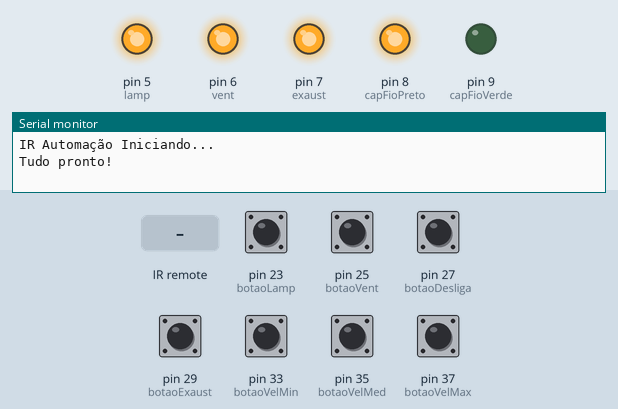
Simulated run of this sketch. Board: Arduino Mega 2560, built with avr-gcc and run on an emulated ATmega2560. Parts: output pins drawn as LEDs (lit = HIGH), the last lines printed to the serial monitor. Inputs (shaded band) come from the test bench; at power-on: pin 23 (botaoLamp), pin 25 (botaoVent), pin 27 (botaoDesliga), pin 29 (botaoExaust), pin 33 (botaoVelMin), pin 35 (botaoVelMed), pin 37 (botaoVelMax) HIGH.

Above: at 3.3 s.
3.4 s: infrared code 0x1A received
At 4.3 s:
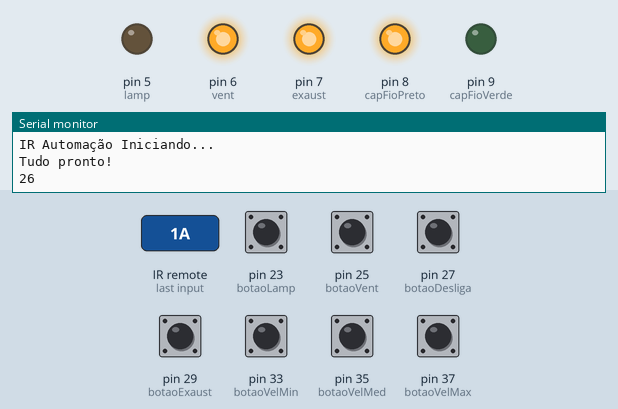
5.0 s: pin 25 (botaoVent) pulled LOW for 0.15 s
At 5.6 s:
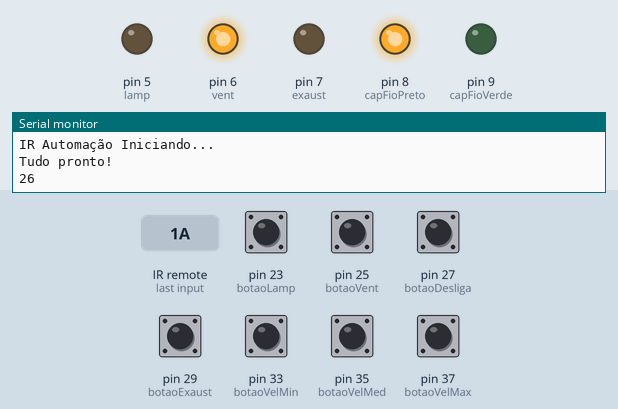
6.6 s: pin 23 (botaoLamp) pulled LOW for 0.15 s
At 7.8 s:
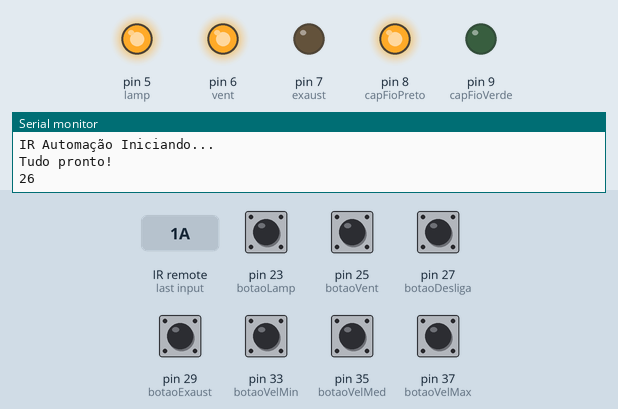
8.2 s: pin 33 (botaoVelMin) pulled LOW for 0.15 s
At 9.3 s:
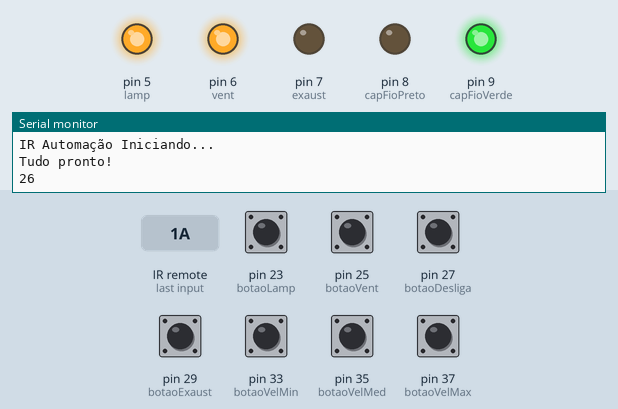
9.8 s: pin 27 (botaoDesliga) pulled LOW for 0.15 s
At 10.4 s:
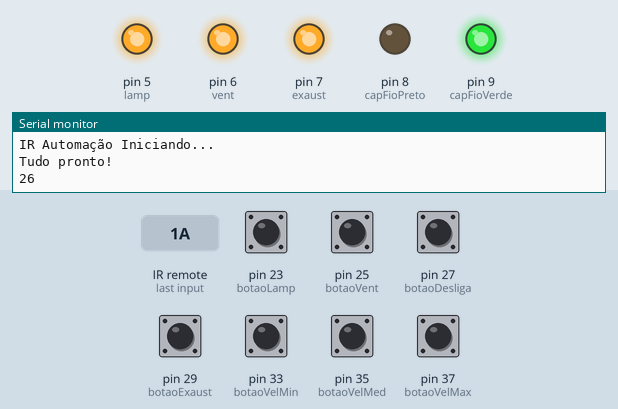
11.4 s: pin 37 (botaoVelMax) pulled LOW for 0.15 s
At 12.6 s:
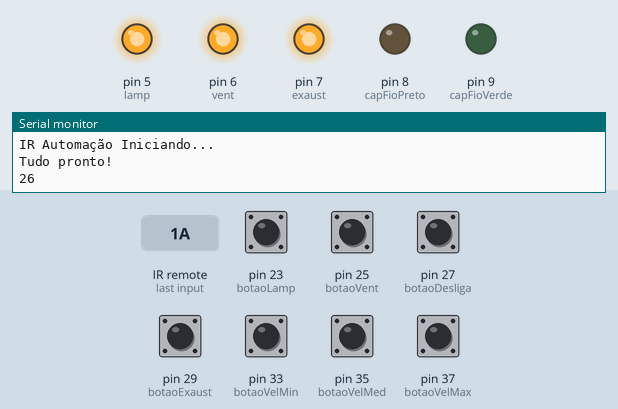
Timing chart, 0 to 14.0 s (numbered marks = the images above; inputs shaded):
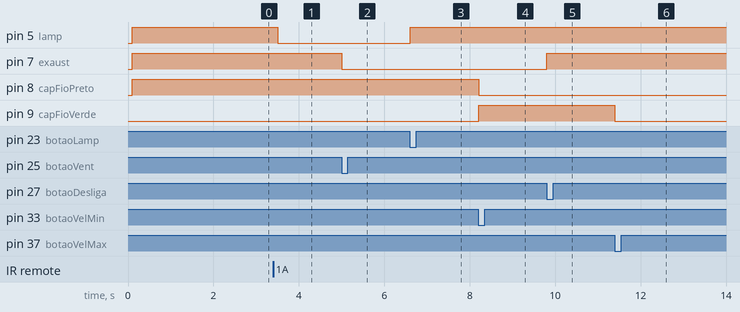

Measured:
- after the input at 3.4 s, pin 5 (lamp): HIGH → LOW after 0.10 s
- after the input at 5.0 s, pin 7 (exaust): HIGH → LOW at once
- after the input at 6.6 s, pin 5 (lamp): LOW → HIGH at once
- after the input at 8.2 s, pin 8 (capFioPreto): HIGH → LOW at once; pin 9 (capFioVerde): LOW → HIGH at once
- after the input at 9.8 s, pin 7 (exaust): LOW → HIGH at once
- after the input at 11.4 s, pin 9 (capFioVerde): HIGH → LOW at once

The sketch:

Automacao_Quarto_5.ino
```cpp
#include <IRremote.hpp>


#define botaoLamp 23
#define botaoVent 25
#define botaoDesliga 27
#define botaoExaust 29
#define botaoVelMin 33
#define botaoVelMed 35
#define botaoVelMax 37
#define capFioVerde 9
#define capFioPreto 8
#define exaust 7
#define vent 6
#define lamp 5
//#define ledR 33
//#define ledG 35
//#define ledB 37

const byte recep = 31;
int  cod, block, fila, y = 0;
unsigned long int t, tempoLeitura;
unsigned int tempoDeParada = 60000;  // tempo de parada das pás do ventilador/exaustor quando desligado

void setup()
{
   Serial.begin(115200);
   Serial.println("IR Automação Iniciando...");
   IrReceiver.begin(recep, DISABLE_LED_FEEDBACK);

   delay(100);


   pinMode(botaoLamp, INPUT_PULLUP);
   pinMode(botaoVent, INPUT_PULLUP);
   pinMode(botaoDesliga, INPUT_PULLUP);
   pinMode(botaoExaust, INPUT_PULLUP);
   pinMode(botaoVelMin, INPUT_PULLUP);
   pinMode(botaoVelMed, INPUT_PULLUP);
   pinMode(botaoVelMax, INPUT_PULLUP);

   pinMode(capFioVerde, OUTPUT);
   pinMode(capFioPreto, OUTPUT);
   pinMode(exaust, OUTPUT);
   pinMode(vent, OUTPUT);
   pinMode(lamp, OUTPUT);
 //pinMode(ledR, OUTPUT);
 //pinMode(ledG, OUTPUT);
 //pinMode(ledB, OUTPUT);

   digitalWrite(capFioVerde, LOW);
   digitalWrite(capFioPreto, HIGH);
   digitalWrite(exaust, HIGH);
   digitalWrite(vent, HIGH);
   digitalWrite(lamp, HIGH);
 //digitalWrite(ledR, HIGH);
 //digitalWrite(ledG, HIGH);
 //digitalWrite(ledB, HIGH);


   delay(2000);
   Serial.println("Tudo pronto!");
}

void loop()
{

//-------------------------------------------------------------- comandos usando os botões da parede ----------------------------------------------------------------//

   if(digitalRead(botaoLamp) == LOW){

     if((millis() - tempoLeitura) >= 500){

      alternar(lamp);
      tempoLeitura = millis();

     }
    }

    if(digitalRead(botaoVent) == LOW && digitalRead(botaoExaust) == HIGH){

     exaustor();

   }

   if(digitalRead(botaoExaust) == LOW && digitalRead(botaoVent) == HIGH){

     ventilador();

   }

   if(digitalRead(botaoDesliga) == LOW){

     desligapas();

   }

   if(digitalRead(botaoVelMin) == LOW){

    digitalWrite(capFioPreto, LOW);   // velocidade minima do ventilador/exaustor
    digitalWrite(capFioVerde, HIGH);

   }

   if(digitalRead(botaoVelMed) == LOW){

    digitalWrite(capFioPreto, HIGH);   // velocidade media do ventilador/exaustor
    digitalWrite(capFioVerde, LOW);

   }

   if(digitalRead(botaoVelMax) == LOW){

    digitalWrite(capFioPreto, LOW);   // velocidade maxima do ventilador/exaustor
    digitalWrite(capFioVerde, LOW);

   }


//---------------------------------------------------------------- comandos usando o controle ir --------------------------------------------------------------------//

   if (IrReceiver.decode())
   {
      cod = IrReceiver.decodedIRData.command;
      Serial.println(cod, DEC);
      delay(100);

      switch (cod){
        case 26:
           alternar(lamp);   // liga/desliga lampada
           break;
        case 31:
         /*
           alternar(ledR);   // liga/desliga led vermelho
           break;
        case 30:
           alternar(ledG);   // liga/desliga led verde
           break;
        case 9:
           alternar(ledB);   // liga/desliga led azul
           break;
        case 4:
           digitalWrite(ledR, LOW);   //deixa o led branco
           digitalWrite(ledG, LOW);
           digitalWrite(ledB, LOW);
           break;
        case 10:
           digitalWrite(ledR, HIGH);   //desliga o led
           digitalWrite(ledG, HIGH);
           digitalWrite(ledB, HIGH);
           break;
         */
        case 136:
           ventilador();   // liga o ventilador
           break;
        case 157:
           exaustor();   // liga o exaustor
           break;
        case 134:
           desligapas();   // desliga o ventilador/exaustor
           break;
        case 145:
           digitalWrite(capFioPreto, LOW);   // velocidade minima do ventilador/exaustor
           digitalWrite(capFioVerde, HIGH);
           break;
        case 16:
           digitalWrite(capFioPreto, HIGH);   // velocidade média do ventilador/exaustor
           digitalWrite(capFioVerde, LOW);
           break;
        case 139:
           digitalWrite(capFioPreto, LOW);   // velocidade máxima do ventilador/exaustor
           digitalWrite(capFioVerde, LOW);
           break;

      }

   }
   IrReceiver.resume();
   delay(10);

//---------------------------------------------------------- intertravamento ventilador/exaustor -------------------------------------------------------------------//

   switch(block){
    case 1:
      if (fila != 0 &&(millis() - t) >= tempoDeParada){

         block =0;
         y = 0;

      }
      break;

    case 2:
      if (fila != 0 &&(millis() - t) >= tempoDeParada){

        block = 0;
        y = 0;

      }
      break;
    case 3:
      if ((millis() - t) >= tempoDeParada){

         block = 0;
         y = 0;

      }
      break;

   }

    if((fila != 0) && (block == 0)){

     switch (fila){
      case 1:
        ventilador();
        break;
      case 2:
        exaustor();
        break;
     }
    }


} //loop


//------------------------------------------------------------------------- FUNÇÕES --------------------------------------------------------------------------------//

void alternar(int x){   //função para alternar sinal de saida

 digitalWrite(x, !digitalRead(x));

}


void ventilador(){   //função para o modo ventilador

   digitalWrite(exaust, HIGH);
   if(block == 0) {

     digitalWrite(vent, LOW);
     block = 1;
     fila = 0;

   }
   else{

     fila = 1;
      if (y == 0){

        t = millis();
        y = 1;

     }
   }

}


void exaustor(){  //função para o modo exaustor

    digitalWrite(vent, HIGH);
    if(block == 0) {

      digitalWrite(exaust, LOW);
      block = 2;
      fila = 0;

    }
    else{

      fila = 2;
      if (y == 0){

        t = millis();
        y = 1;

      }
    }
}


void desligapas(){  // desliga o ventilador/exaustor

  digitalWrite(vent, HIGH);
  digitalWrite(exaust, HIGH);
  fila = 0;
  if (y == 0 && (block == 1 || block ==2)){

        t = millis();
        y = 1;

      }
  block = 3;
}
```
